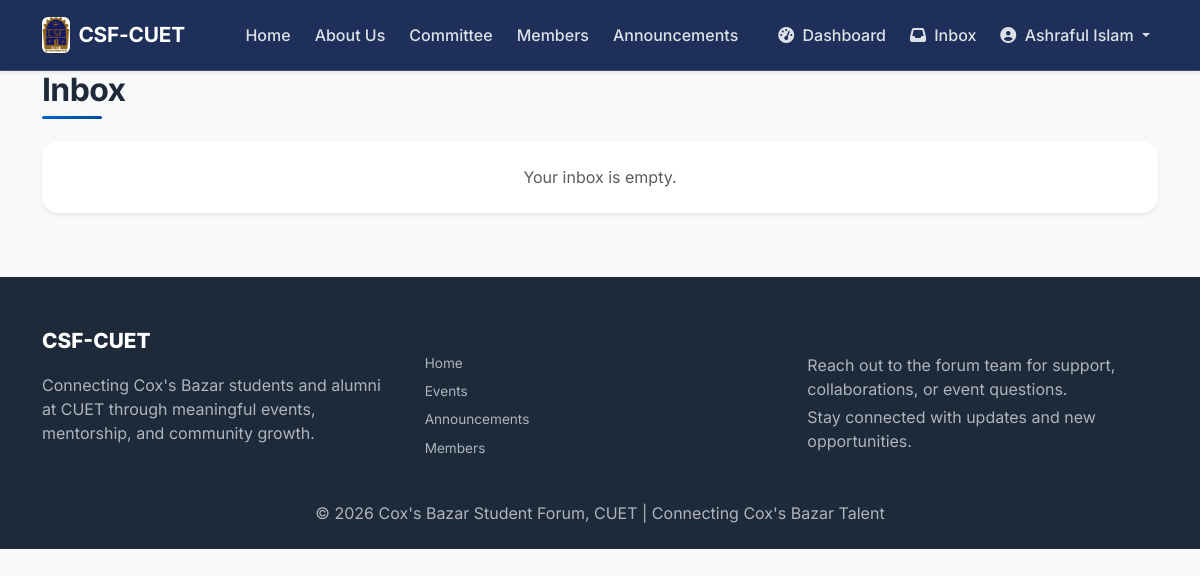
The page /inbox/ (signed in) on the database as committed earlier.
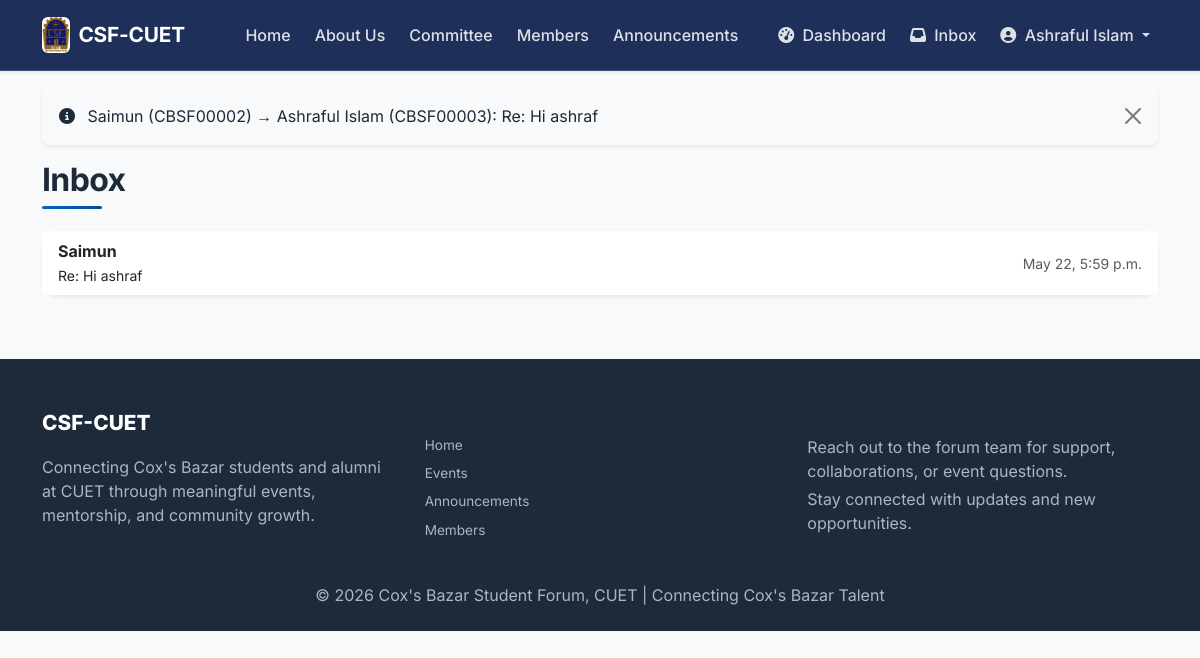
The same page on the database as committed later.
### core/models.py (models this page shows, shortened)
class Message(models.Model):
    sender = models.ForeignKey(User, on_delete=models.SET_NULL, null=True, related_name='sent_messages')
    recipient = models.ForeignKey(User, on_delete=models.SET_NULL, null=True, related_name='received_messages')
    subject = models.CharField(max_length=200)
    body = models.TextField()
    is_read = models.BooleanField(default=False)
    created_at = models.DateTimeField(auto_now_add=True)
    class Meta:
        ordering = ['is_read', '-created_at']
    def __str__(self):
        return f"{self.sender} → {self.recipient}: {self.subject[:30]}"

class User(AbstractBaseUser, PermissionsMixin):
    ROLE_CHOICES = [('member', 'Member'), ('admin', 'Admin')]
    STATUS_CHOICES = [('pending', 'Pending Approval'), ('active', 'Active'), ('inactive', 'Inactive')]
    BLOOD_GROUPS = [('A+','A+'),('A-','A-'),('B+','B+'),('B-','B-'),('AB+','AB+'),('AB-','AB-'),('O+','O+'),('O-','O-')]
    GENDER_CHOICES = [('Male','Male'),('Female','Female'),('Other','Other')]
    UPAZILA_CHOICES = [
        ('Cox\'s Bazar Sadar', "Cox's Bazar Sadar"),
        ('Teknaf', 'Teknaf'),
        ('Ukhiya', 'Ukhiya'),
        ('Chakaria', 'Chakaria'),
        ('Ramu', 'Ramu'),
        ('Pekua', 'Pekua'),
        ('Maheshkhali', 'Maheshkhali'),
        ('Kutubdia', 'Kutubdia'),
        ('Eidgaon', 'Eidgaon'),
        ('Other', 'Other'),
    ]
    id = models.AutoField(primary_key=True)
    serial_no = models.CharField(max_length=20, unique=True, blank=True, null=True)
    full_name = models.CharField(max_length=200)
    email = models.EmailField(unique=True)
    batch = models.IntegerField(null=True, blank=True)
    department = models.ForeignKey(Department, on_delete=models.SET_NULL, null=True)
    blood_group = models.CharField(max_length=3, choices=BLOOD_GROUPS)
    gender = models.CharField(max_length=10, choices=GENDER_CHOICES)
    phone = models.CharField(max_length=15)
    address = models.TextField(blank=True)
    dob = models.DateField(null=True, blank=True)
    profile_photo = models.ImageField(upload_to='profile_photos/', null=True, blank=True)
    upazila = models.CharField(max_length=100, choices=UPAZILA_CHOICES, blank=True)
    linkedin = models.URLField(blank=True)
    facebook = models.URLField(blank=True)
    twitter = models.URLField(blank=True)
    instagram = models.URLField(blank=True)
    company = models.CharField(max_length=150, blank=True)
    designation = models.CharField(max_length=100, blank=True)
    work_address = models.TextField(blank=True)
    status = models.CharField(max_length=10, choices=STATUS_CHOICES, default='pending')
    role = models.CharField(max_length=10, choices=ROLE_CHOICES, default='member')
    date_joined = models.DateTimeField(default=timezone.now)
    is_active = models.BooleanField(default=True)
    is_staff = models.BooleanField(default=False)
    objects = UserManager()
    USERNAME_FIELD = 'email'
    REQUIRED_FIELDS = ['full_name']
    def __str__(self):
        return f"{self.full_name} ({self.serial_no or 'Pending'})"

### core/views.py (the view)
@login_required
def inbox(request):
    received_messages = request.user.received_messages.all()
    unread_count = received_messages.filter(is_read=False).count()
    return render(request, 'core/inbox.html', {
        'messages': received_messages,
        'unread_count': unread_count,
    })

### core/templates/core/inbox.html (shortened to what this page needs)
{% extends 'core/base.html' %}
{% block content %}
<div class="container">
    <div class="d-flex justify-content-between align-items-center mb-4">
        <h2 class="section-title">Inbox</h2>
    </div>
    <div class="card shadow-sm border-0 rounded-4">
        <div class="list-group list-group-flush">
            {% for msg in messages %}
            <a href="{% url 'core:view_message' msg.id %}" class="list-group-item list-group-item-action d-flex justify-content-between align-items-center {% if not msg.is_read %}bg-primary bg-opacity-10{% endif %}">
                <div>
                    <strong>{{ msg.sender.full_name }}</strong><br>
                    <small>{{ msg.subject }}</small>
                </div>
                <small class="text-muted">{{ msg.created_at|date:"M d, g:i a" }}</small>
            </a>
            {% empty %}
            <div class="p-4 text-center text-muted">Your inbox is empty.</div>
            {% endfor %}
        </div>
    </div>
</div>
{% endblock %}

### core/templates/core/base.html (shortened to what the changed rows need)
<!DOCTYPE html>
<html lang="en">
<head>
    {% load static %}
    <link href="https://cdn.jsdelivr.net/npm/bootstrap@5.3.0/dist/css/bootstrap.min.css" rel="stylesheet">
    <link rel="stylesheet" href="https://cdnjs.cloudflare.com/ajax/libs/font-awesome/6.4.0/css/all.min.css">
    <link rel="stylesheet" href="{% static 'core/css/style.css' %}">
</head>
<body>
    <main class="main-content">
        {% if messages %}
            <div class="container mt-3">
                {% for message in messages %}
                    <div class="alert alert-{{ message.tags }} alert-dismissible fade show shadow-sm rounded-3" role="alert">
                        <i class="fas fa-{% if message.tags == 'success' %}check-circle{% elif message.tags == 'error' %}exclamation-circle{% else %}info-circle{% endif %} me-2"></i>
                        {{ message }}
                        <button type="button" class="btn-close" data-bs-dismiss="alert" aria-label="Close"></button>
                    </div>
                {% endfor %}
            </div>
        {% endif %}
        {% block content %}{% endblock %}
    </main>
</body>
</html>

Rows that differ between the two databases and show on the page:
added Message: sender+recipient+subject "Saimun (CBSF00002) → Ashraful Islam (CBSF00003): Re: Hi ashraf", sender.full_name "Saimun", subject "Re: Hi ashraf", created_at "May 22, 5:59 p.m."
Other text that changed with them:
text no longer shown: "Your inbox is empty."
